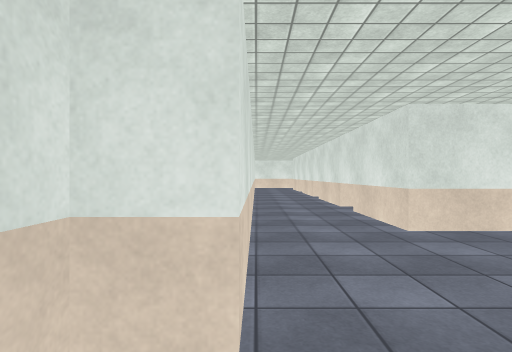
view 1 (above)

24 first-person views from a walk through a 3-D level made in the Unity game engine. The camera is 1.3 m above the floor, looks level and sees 80° across. The floor is counted in squares, 2 m on a side. Each view is taken from the middle of a square. On the plan, view 1 faces up. The plan holds only what a view shows up to about 10 squares ahead; the rest is blank. The place goes on beyond the plan. Surface patterns are stand-ins for the level's own textures.

view 2
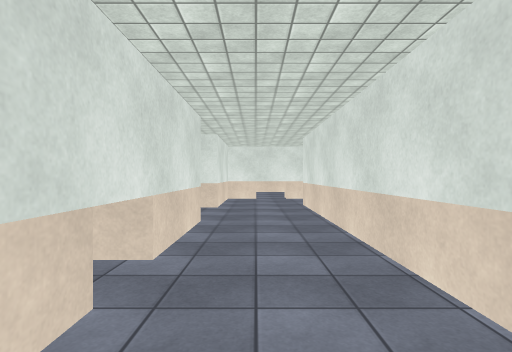

view 3
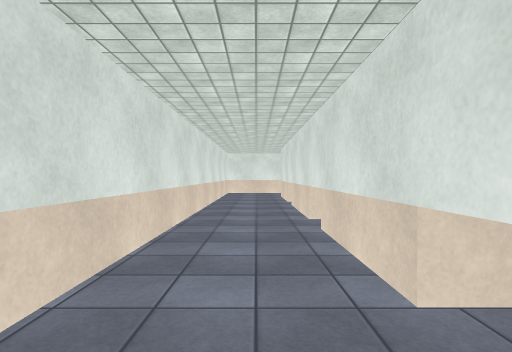

view 4
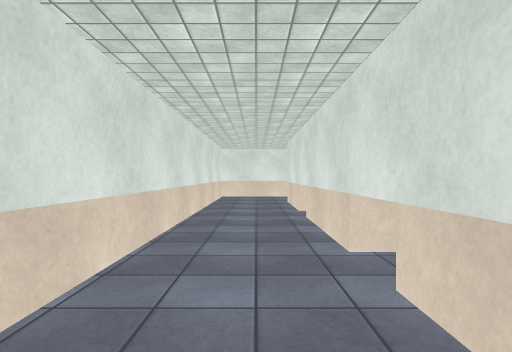

view 5
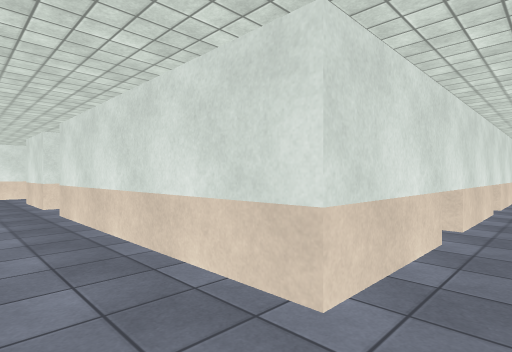

view 6
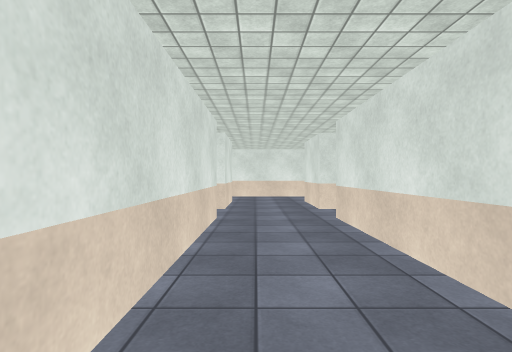

view 7
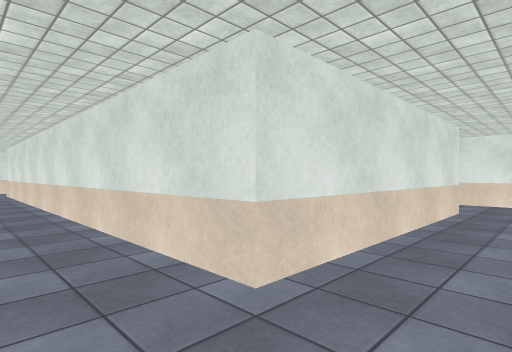

view 8
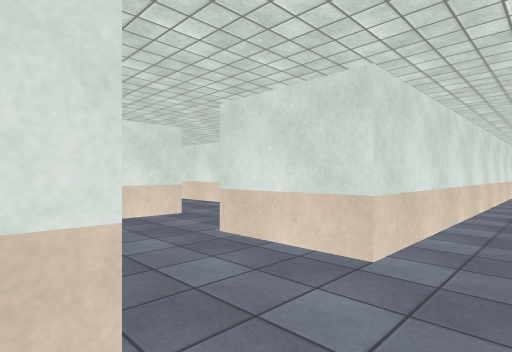

view 9
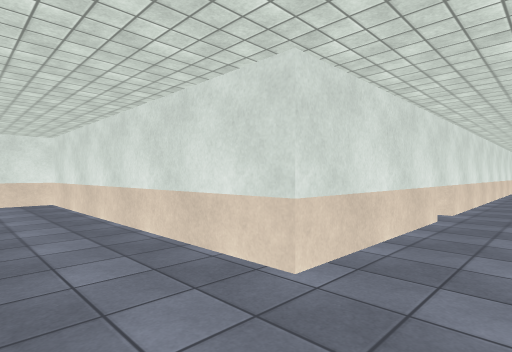

view 10
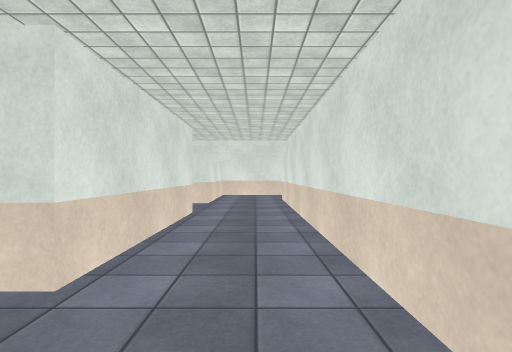

view 11
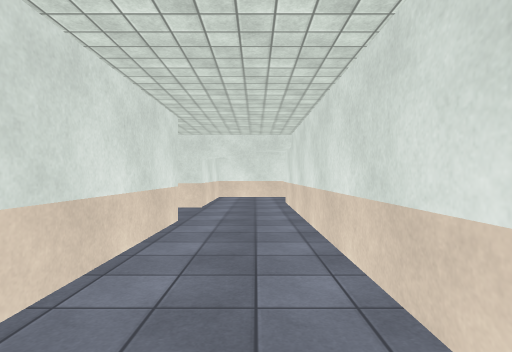

view 12
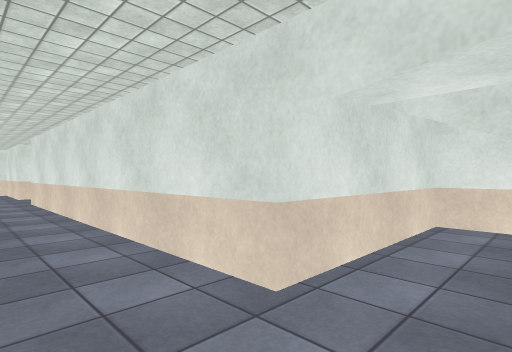

view 13
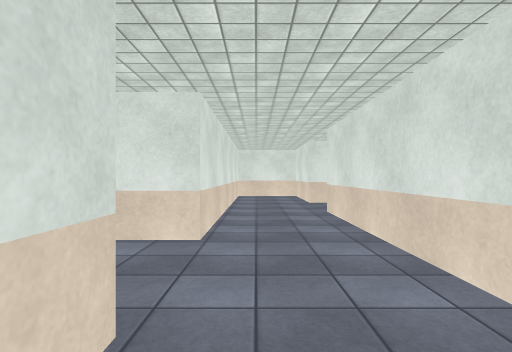

view 14
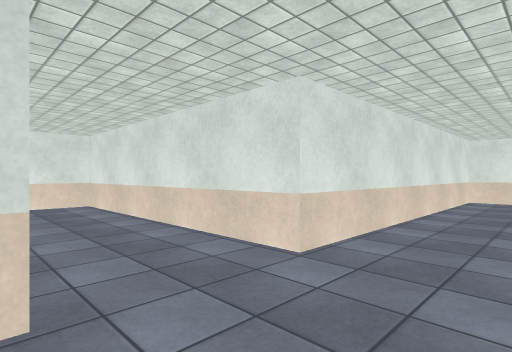

view 15
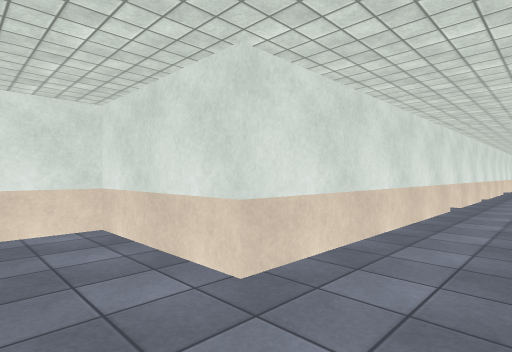

view 16
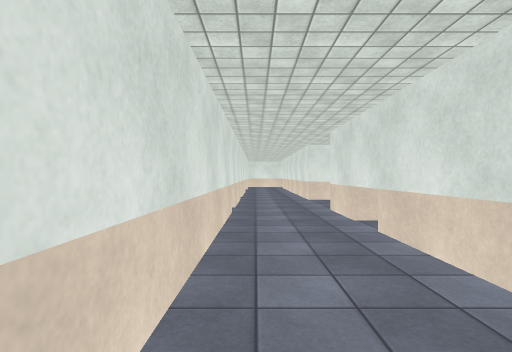

view 17
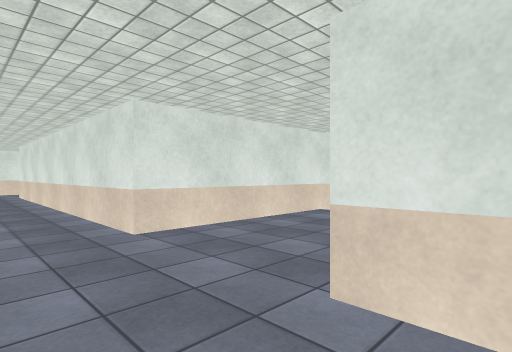

view 18
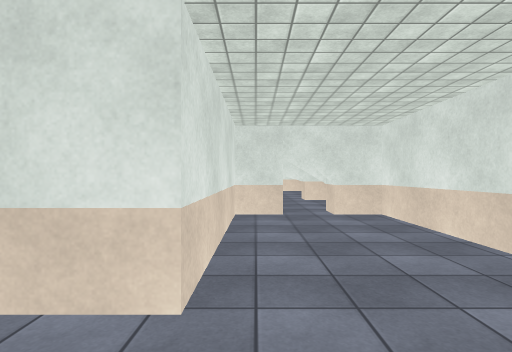

view 19
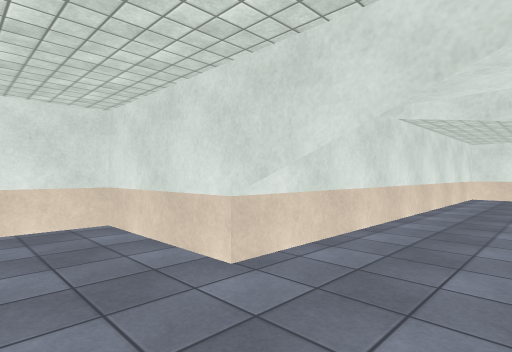

view 20
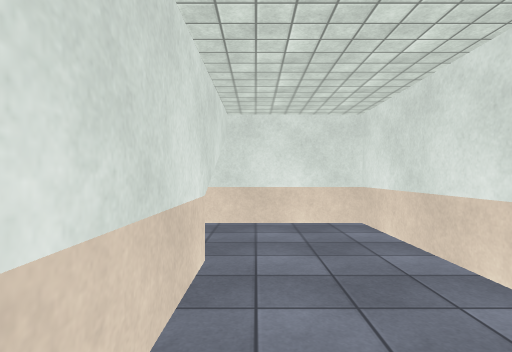

view 21
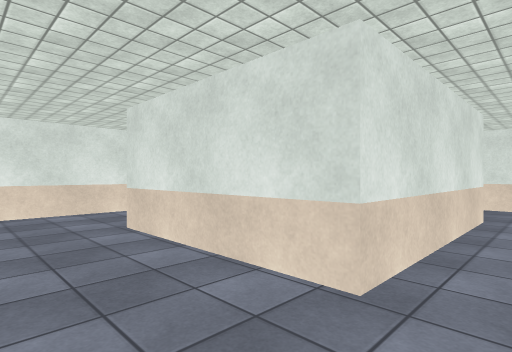

view 22
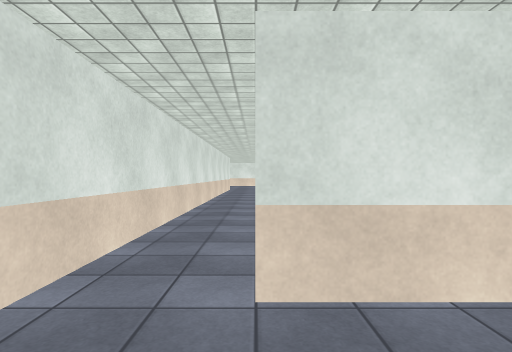

view 23
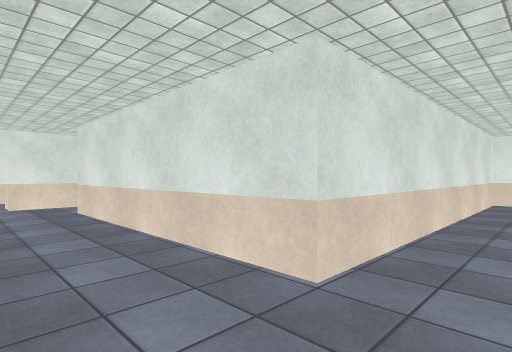

view 24
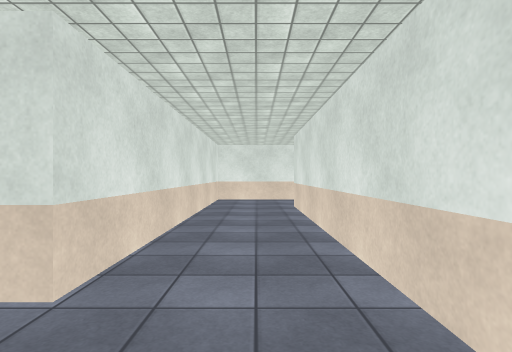

### Floor plan
Ten units are one square. View 1 is at (0, 0); x grows to the right and y downward. Boxes are objects, and circles mark ways between rooms. Rooms are numbered by the first view taken in them; rooms with no view inside come last. Other rooms are left out.
<svg viewBox="-13 -304 323 316">
<path fill="none" stroke="#000" d="M-1 -11 -8 -11M-4 7 18 7 18 -18M68 -166 -1 -166 -1 -36M18 -36 18 -148 68 -148 68 -38M80 -58 80 -148M186 -216 229 -216M185 -141 173 -141 173 -216M116 -172 154 -172 154 -141 117 -141 117 -168M229 -205 229 -179 241 -179M237 -172 242 -172M99 -166 80 -166M245 -179 253 -179 253 -216 305 -216M99 -131 99 -123 185 -123 185 -131M80 -148 99 -148M287 -234 173 -234 173 -259 154 -259 154 -191 99 -191 99 -169M148 -209 148 -266M80 -166 80 -170M151 -284 130 -284 130 -216 80 -216M68 -299 68 -166M69 -208 61 -208M204 -109 204 -141 185 -141M185 -131 185 -98 208 -98"/>
<circle cx="85" cy="-155" r="3" fill="#2a7"/>
<circle cx="70" cy="-170" r="3" fill="#2a7"/>
<circle cx="180" cy="-140" r="3" fill="#2a7"/>
<text x="0" y="-10">1</text>
<text x="10" y="-120">2</text>
<text x="170" y="-190">3</text>
<text x="100" y="-210">4</text>
<text x="200" y="-120">5</text>
</svg>
Room 2 opens to room 3. Room 2 opens to room 4. Room 3 opens to room 5.

Where each view was taken, in squares from view 1:
view 1: 0 up, 0 right, facing up
view 2: 8 up, 1 right, facing down
view 3: 5 up, 1 right, facing up
view 4: 7 up, 1 right, facing up
view 5: 16 up, 1 right, facing down-right
view 6: 16 up, 2 right, facing right
view 7: 16 up, 8 right, facing down-left
view 8: 17 up, 7 right, facing down-right
view 9: 15 up, 8 right, facing up-left
view 10: 13 up, 10 right, facing right
view 11: 13 up, 11 right, facing right
view 12: 13 up, 16 right, facing up-right
view 13: 16 up, 16 right, facing up
view 14: 17 up, 17 right, facing up-left
view 15: 22 up, 16 right, facing up-right
view 16: 23 up, 17 right, facing right
view 17: 23 up, 22 right, facing down-right
view 18: 23 up, 25 right, facing down
view 19: 14 up, 20 right, facing down-left
view 20: 14 up, 20 right, facing down
view 21: 18 up, 17 right, facing down-left
view 22: 20 up, 8 right, facing up
view 23: 20 up, 14 right, facing up-left
view 24: 20 up, 14 right, facing up
